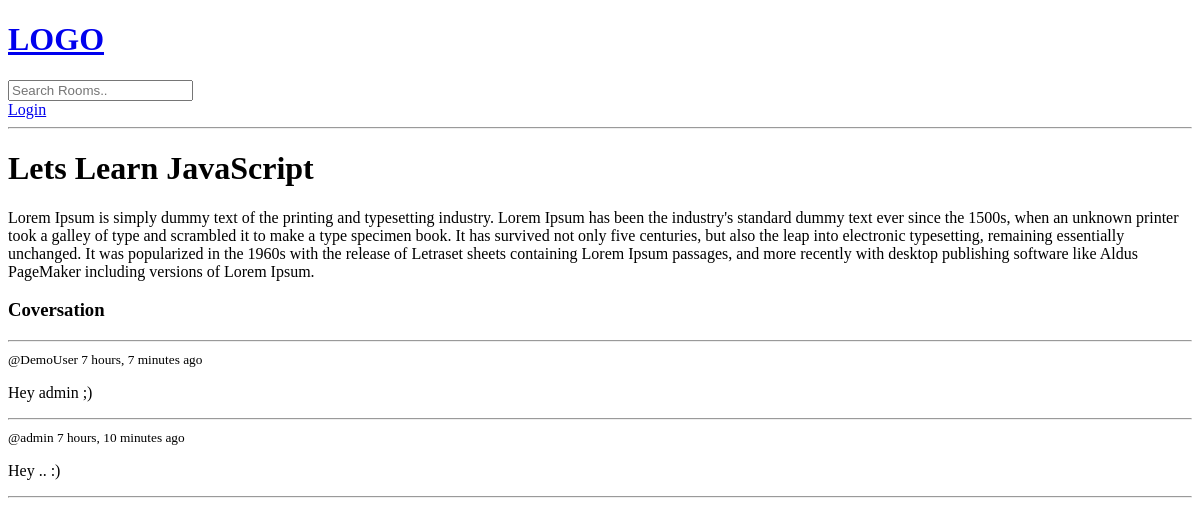
The app's page /room/1/, older data.
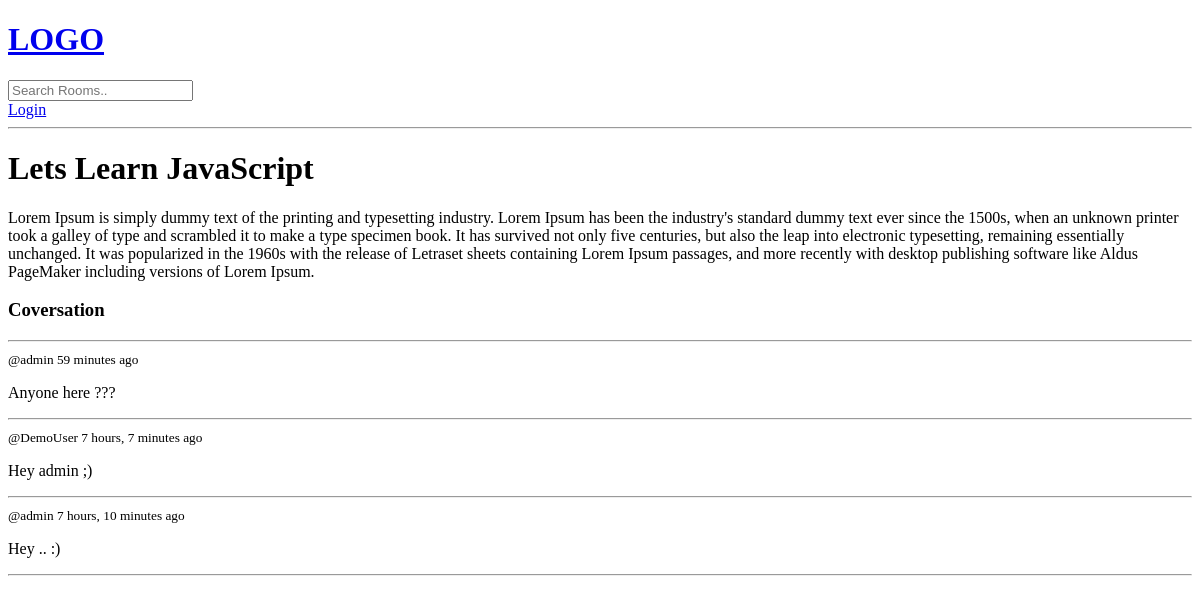
The same page, newer data.
### base/models.py (models this page shows, shortened)
class Message(models.Model):
    user = models.ForeignKey(User, on_delete=models.CASCADE)
    room = models.ForeignKey(Room, on_delete=models.CASCADE)
    body = models.TextField()
    updated = models.DateTimeField(auto_now=True)
    created = models.DateTimeField(auto_now_add=True)

### base/views.py (the view, shortened to what this page needs)
# urls.py: path('room/<str:pk>/', views.room, name="room"),
def room(request, pk):
    room = Room.objects.get(id=pk)
    room_messages = room.message_set.all().order_by('-created')
    context = {'room': room, 'room_messages':room_messages}
    return render(request, 'base/room.html', context)

### base/templates/base/room.html (shortened to what this page needs)
{% extends 'main.html' %}
{% block content %}
<h1>{{room.name}}</h1>
<p>{{room.description}}</p>
<div class="comment-wrappper">
    <h3>Coversation</h3>
    <hr>
    {% for msg in room_messages %}
    <div>
        <small>@{{msg.user}} {{msg.created | timesince}} ago</small>
        <p>{{msg.body}}</p>
        <hr>
    </div>
    {% endfor %}
</div>
{% endblock content %}

Row changes from the older to the newer data that the page shows:
added Message: user "admin", created "59 minutes", body "Anyone here ???"
